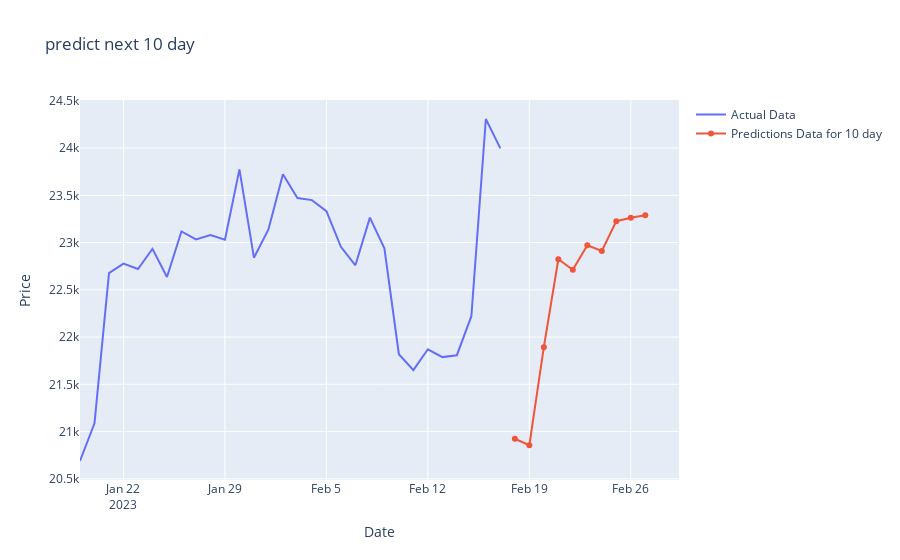

The code cell stored with this chart in its notebook:
### Code cell
actual_x = y_future_data.index
actual_y = y_future_data['Adj Close']
pred_x = prediction_df.index
pred_y = prediction_df['Adj Close']

fig = go.Figure()
fig.add_trace(go.Scatter(x=actual_x, y=actual_y, name='Actual Data'))
fig.add_trace(go.Scatter(x=pred_x, y=pred_y, name='Predictions Data for 10 day'))

fig.update_layout(
    xaxis_title='Date',
    yaxis_title='Price',
    title='predict next 10 day '
)

fig.show()
